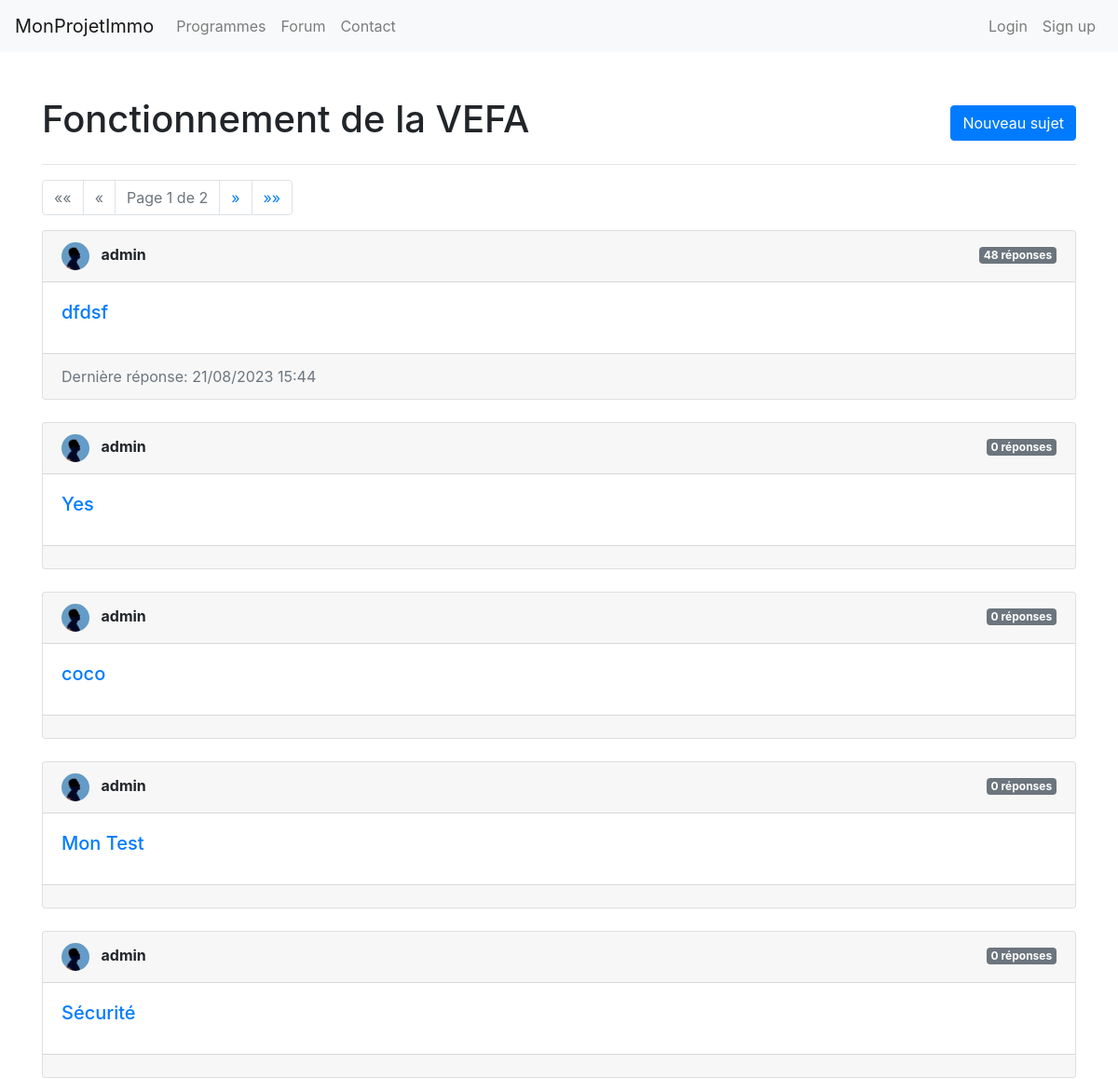
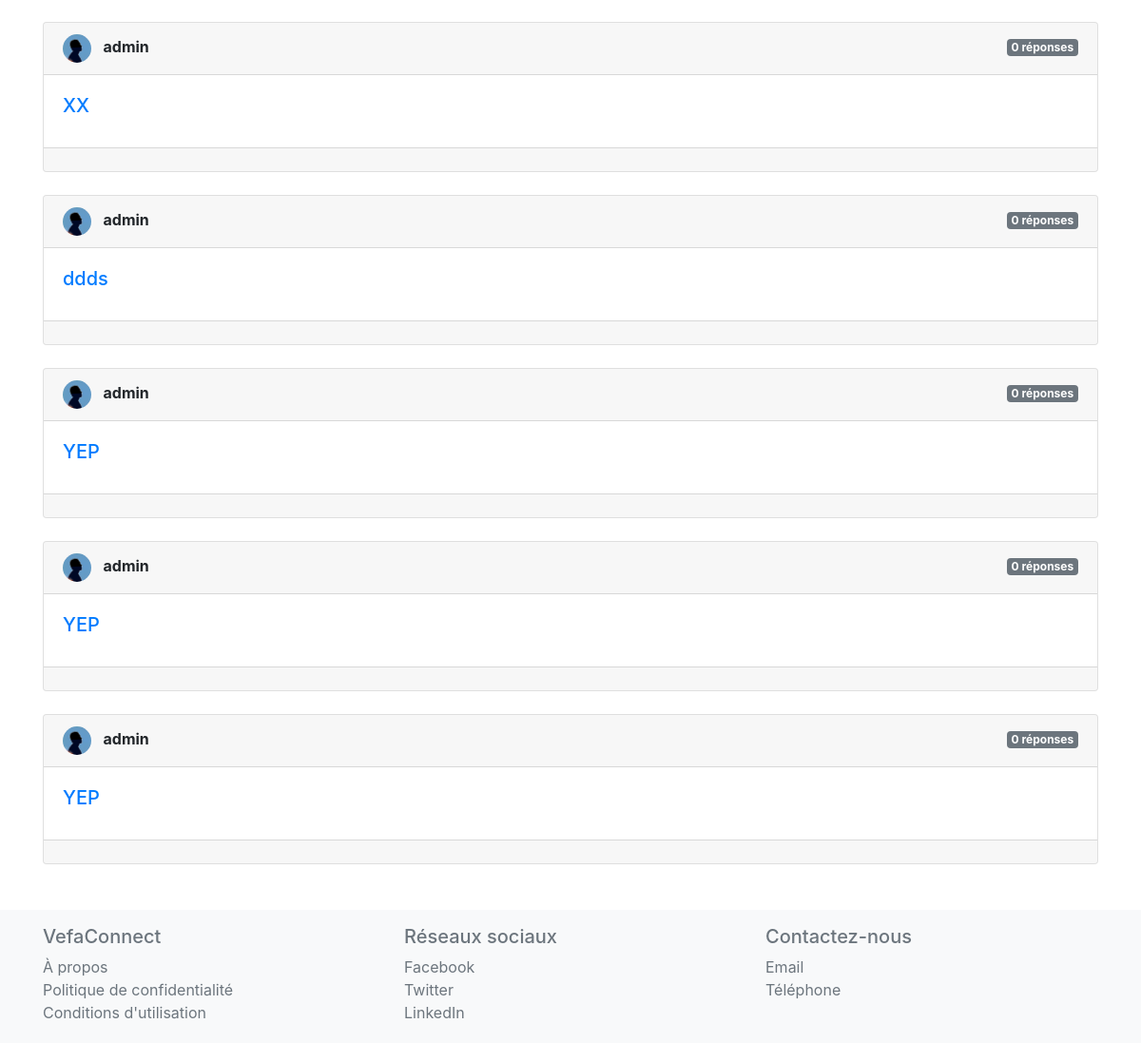
The page /topic/comprendre-la-vefa/ on the database its author committed (2 pictures, top to bottom).
### forum/models.py (models this page shows, shortened)
class ForumTheme(models.Model):
    title = models.CharField(max_length=200)
    description = models.TextField(blank=True)
    forum = models.ForeignKey(Forum, on_delete=models.CASCADE, related_name='themes')
    order = models.IntegerField(default=0)
    icon_class = models.CharField(max_length=100, null=True, blank=True)
    slug = models.SlugField(unique=True, blank=True)

class ForumPost(models.Model):
    user = models.ForeignKey(UserProfile, on_delete=models.CASCADE)
    theme = models.ForeignKey(ForumTheme, on_delete=models.CASCADE, related_name='posts')
    title = models.CharField(max_length=200)
    real_estate_program = models.ForeignKey(RealEstateProgram, on_delete=models.CASCADE, blank=True, null=True)
    content = models.TextField()
    date_posted = models.DateTimeField(auto_now_add=True)
    def last_reply(self):
        last_reply = self.replies.aggregate(Max('date_posted'))['date_posted__max']
        if last_reply :
            return last_reply

class UserProfile(models.Model):
    GENDER_CHOICES = (
        ('M', 'Male'),
        ('F', 'Female'),
        ('O', 'Other'),
)
    user = models.OneToOneField(User, on_delete=models.CASCADE)
    bio = models.TextField(blank=True)
    followed_programs = models.ManyToManyField('website.RealEstateProgram', through='website.FollowedProgram', related_name='followers')
    joined_date = models.DateTimeField(auto_now_add=True)
    photo = models.ImageField(upload_to='user_photos/', blank=True, null=True)
    first_name = models.CharField(max_length=30, blank=True, null=True)
    last_name = models.CharField(max_length=30, blank=True, null=True)
    gender = models.CharField(max_length=1, null=False, blank=False, choices=GENDER_CHOICES)

### forum/views.py (the view)
# urls.py: path('topic/<slug:topic_slug>/', ForumThemeView.as_view(), name='forum_theme_detail'),
class ForumThemeView(View):
    def get(self, request, topic_slug):
        topic = ForumTheme.objects.get(slug=topic_slug)
        posts_all = topic.posts.all().order_by('-date_posted')
        paginator = Paginator(posts_all, 10)  # Show 10 posts per page
        page = request.GET.get('page')
        posts = paginator.get_page(page)
        context = {
            'topic': topic,
            'posts': posts
        }
        return render(request, 'forum_theme_detail.html', context)

### forum/templates/forum_theme_detail.html (shortened to what this page needs)
{% extends 'base.html' %}
{% load static %}
{% block content %}
<head>
    <link rel="stylesheet" href="https://cdnjs.cloudflare.com/ajax/libs/font-awesome/5.15.1/css/all.min.css">
    <link rel="stylesheet" href="{% static 'forum/css/style.css' %}">
</head>
<div class="container my-5">
    <div class="d-flex justify-content-between align-items-center">
        <h1>{{ topic.title }}</h1>
        <a href="{% url 'create_post' %}" class="btn btn-primary">Nouveau sujet</a>
    </div>
    <hr class="elegant-line">
    <ul class="pagination">
        {% if posts.has_previous %}
            <li class="page-item">
                <a class="page-link" href="?page=1" aria-label="First">
                    <span aria-hidden="true">&laquo;&laquo;</span>
                </a>
            </li>
            <li class="page-item">
                <a class="page-link" href="?page={{ posts.previous_page_number }}" aria-label="Previous">
                    <span aria-hidden="true">&laquo;</span>
                </a>
            </li>
        {% else %}
            <li class="page-item disabled">
                <a class="page-link" href="#" aria-label="First">
                    <span aria-hidden="true">&laquo;&laquo;</span>
                </a>
            </li>
            <li class="page-item disabled">
                <a class="page-link" href="#" aria-label="Previous">
                    <span aria-hidden="true">&laquo;</span>
                </a>
            </li>
        {% endif %}
        <li class="page-item disabled">
            <a class="page-link" href="#">Page {{ posts.number }} de {{ posts.paginator.num_pages }}</a>
        </li>
        {% if posts.has_next %}
            <li class="page-item">
                <a class="page-link" href="?page={{ posts.next_page_number }}" aria-label="Next">
                    <span aria-hidden="true">&raquo;</span>
                </a>
            </li>
            <li class="page-item">
                <a class="page-link" href="?page={{ posts.paginator.num_pages }}" aria-label="Last">
                    <span aria-hidden="true">&raquo;&raquo;</span>
                </a>
            </li>
        {% endif %}
    </ul>
    {% for post in posts %}
        <div class="card mb-4">
            <div class="card-header d-flex justify-content-between">
                <div>
                    <img src="{{ post.user.photo.url }}" class="rounded-circle mr-2" width="30" height="30">
                    <span class="font-weight-bold">{{ post.user.user.username }}</span>
                </div>
                <div>
                    <span class="badge badge-secondary">{{ post.replies.count }} réponses</span>
                </div>
            </div>
            <div class="card-body">
                <a href="{% url 'post_detail' pk=post.id %}"><h5 class="card-title">{{ post.title }}</h5></a>
            </div>
            <div class="card-footer text-muted">
                {% if post.last_reply %}
                Dernière réponse: {{ post.last_reply|date:"d/m/Y H:i" }}
                {% endif %}
            </div>
        </div>
    {% endfor %}
</div>
{% endblock %}

### website/static/website/css/style.css (style rules this page uses)
html, body { height: 100%; display: flex; flex-direction: column; }
body { flex-grow: 1; margin-bottom: 0; }

### rows shown on the page
ForumTheme: title "Fonctionnement de la VEFA"
ForumPost: user.photo (placeholder picture), user.user.username "admin", replies.count "48", title "dfdsf", last_reply "21/08/2023 15:44"
ForumPost: user.photo (placeholder picture), user.user.username "admin", replies.count "0", title "Yes"
ForumPost: user.photo (placeholder picture), user.user.username "admin", replies.count "0", title "coco"
ForumPost: user.photo (placeholder picture), user.user.username "admin", replies.count "0", title "Mon Test"
ForumPost: user.photo (placeholder picture), user.user.username "admin", replies.count "0", title "Sécurité"
ForumPost: user.photo (placeholder picture), user.user.username "admin", replies.count "0", title "XX"
ForumPost: user.photo (placeholder picture), user.user.username "admin", replies.count "0", title "ddds"
ForumPost: user.photo (placeholder picture), user.user.username "admin", replies.count "0", title "YEP"
ForumPost: user.photo (placeholder picture), user.user.username "admin", replies.count "0", title "YEP"
ForumPost: user.photo (placeholder picture), user.user.username "admin", replies.count "0", title "YEP"

### other values the page prints
{{ posts.number }} "1"
{{ posts.paginator.num_pages }} "2"
